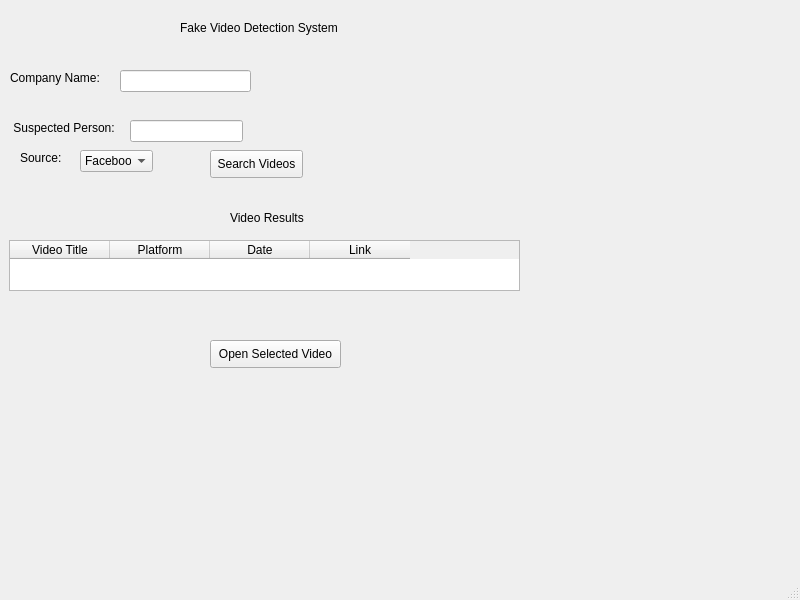
<?xml version="1.0" encoding="UTF-8"?>
<ui version="4.0">
 <class>MainWindow</class>
 <widget class="QMainWindow" name="MainWindow">
  <property name="geometry">
   <rect>
    <x>0</x>
    <y>0</y>
    <width>800</width>
    <height>600</height>
   </rect>
  </property>
  <property name="windowTitle">
   <string>MainWindow</string>
  </property>
  <widget class="QWidget" name="centralwidget">
   <widget class="QLabel" name="label">
    <property name="geometry">
     <rect>
      <x>180</x>
      <y>20</y>
      <width>261</width>
      <height>16</height>
     </rect>
    </property>
    <property name="text">
     <string>Fake Video Detection System </string>
    </property>
   </widget>
   <widget class="QLabel" name="label_2">
    <property name="geometry">
     <rect>
      <x>10</x>
      <y>70</y>
      <width>101</width>
      <height>16</height>
     </rect>
    </property>
    <property name="text">
     <string>Company Name:</string>
    </property>
   </widget>
   <widget class="QLineEdit" name="lineEdit">
    <property name="geometry">
     <rect>
      <x>120</x>
      <y>70</y>
      <width>131</width>
      <height>22</height>
     </rect>
    </property>
   </widget>
   <widget class="QLabel" name="label_3">
    <property name="geometry">
     <rect>
      <x>10</x>
      <y>120</y>
      <width>121</width>
      <height>16</height>
     </rect>
    </property>
    <property name="text">
     <string> Suspected Person:</string>
    </property>
   </widget>
   <widget class="QLineEdit" name="lineEdit_2">
    <property name="geometry">
     <rect>
      <x>130</x>
      <y>120</y>
      <width>113</width>
      <height>22</height>
     </rect>
    </property>
   </widget>
   <widget class="QLabel" name="label_4">
    <property name="geometry">
     <rect>
      <x>20</x>
      <y>150</y>
      <width>55</width>
      <height>16</height>
     </rect>
    </property>
    <property name="text">
     <string>Source: </string>
    </property>
   </widget>
   <widget class="QComboBox" name="comboBox">
    <property name="geometry">
     <rect>
      <x>80</x>
      <y>150</y>
      <width>73</width>
      <height>22</height>
     </rect>
    </property>
    <item>
     <property name="text">
      <string>Facebook</string>
     </property>
    </item>
    <item>
     <property name="text">
      <string>YouTube</string>
     </property>
    </item>
    <item>
     <property name="text">
      <string>Instagram</string>
     </property>
    </item>
    <item>
     <property name="text">
      <string>TikTok</string>
     </property>
    </item>
   </widget>
   <widget class="QPushButton" name="pushButton">
    <property name="geometry">
     <rect>
      <x>210</x>
      <y>150</y>
      <width>93</width>
      <height>28</height>
     </rect>
    </property>
    <property name="text">
     <string>Search Videos</string>
    </property>
   </widget>
   <widget class="QLabel" name="label_5">
    <property name="geometry">
     <rect>
      <x>230</x>
      <y>210</y>
      <width>81</width>
      <height>16</height>
     </rect>
    </property>
    <property name="text">
     <string>Video Results</string>
    </property>
   </widget>
   <widget class="QTableWidget" name="tableWidget">
    <property name="geometry">
     <rect>
      <x>9</x>
      <y>240</y>
      <width>511</width>
      <height>51</height>
     </rect>
    </property>
    <column>
     <property name="text">
      <string>Video Title</string>
     </property>
    </column>
    <column>
     <property name="text">
      <string>Platform</string>
     </property>
    </column>
    <column>
     <property name="text">
      <string>Date</string>
     </property>
    </column>
    <column>
     <property name="text">
      <string>Link</string>
     </property>
    </column>
   </widget>
   <widget class="QPushButton" name="pushButton_2">
    <property name="geometry">
     <rect>
      <x>210</x>
      <y>340</y>
      <width>131</width>
      <height>28</height>
     </rect>
    </property>
    <property name="text">
     <string>Open Selected Video</string>
    </property>
   </widget>
  </widget>
  <widget class="QStatusBar" name="statusbar"/>
 </widget>
 <resources/>
 <connections/>
</ui>
